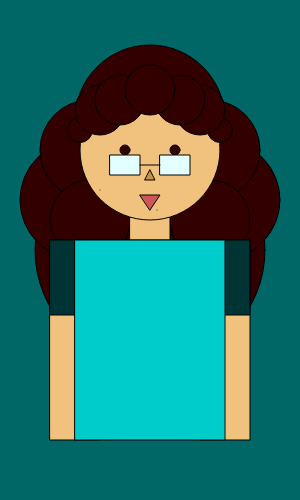
Frame 1 (no input)
Frame 60 (no input): identical to frame 1, image omitted
Frame 120 (the mouse pressed at the canvas centre since frame 60): identical to frame 1, image omitted

The p5.js sketch that drew this single still picture (run headless with seeded random() and noise() and a simulated clock; from frame 60 on, the mouse is pressed at the canvas centre):

// p5.js sketch
// ── sketch.js
// JavaScript Document
            function setup()
            {
                createCanvas(300,500);
            }
            function draw()
            {
                background(0,102,102);
              fill(51,0,0);
						circle(150,250,230);
                    fill(51,0,0);
						circle(80,200,120);
                    fill(51,0,0);
						circle(220,200,120);
              
                    fill(51,0,0);
						circle(150,120,150);
                    fill(51,0,0);
						circle(90,150,100);
                    fill(51,0,0);
						circle(210,150,100);
                    fill(51,0,0);
						circle(90,220,80);
                    fill(51,0,0);
						circle(210,220,80);
                    fill(240,194,126);
						rect(130,200,40,75);
					fill(240,194,126);
						circle(150,150,140);
                    fill(51,0,0);
						circle(80,130,25);
                    fill(51,0,0);
						circle(220,130,25);
                    fill(51,0,0);
						circle(125,150,10);
                    fill(51,0,0);
						circle(175,150,10);
                    fill(199,146,65);
						triangle(145,180,155,180,150,170);
                    fill(205,86,86);
						triangle(140,195,160,195,150,210);
              
                    
                    fill(240,194,126);
						rect(50,240,50,200);
                    fill(240,194,126);
						rect(200,240,50,200);
					fill(0,51,51);
						rect(50,240,200,75);
					fill(0,204,204);
						rect(75,240,150,200);
              
                    fill(51,0,0);
						circle(100,110,50);
                    fill(51,0,0);
						circle(200,110,50);
                    fill(51,0,0);
						circle(120,100,50);
                    fill(51,0,0);
						circle(180,100,50);
                    fill(51,0,0);
						circle(150,90,50);
                        point(157, 210);
                        point(100, 190);
                    fill(228,255,255);
                        rect(110,155,30,20);
                    fill(228,255,255);
                        rect(160,155,30,20);
                    line(140, 165, 160, 165);
						
						
            }
